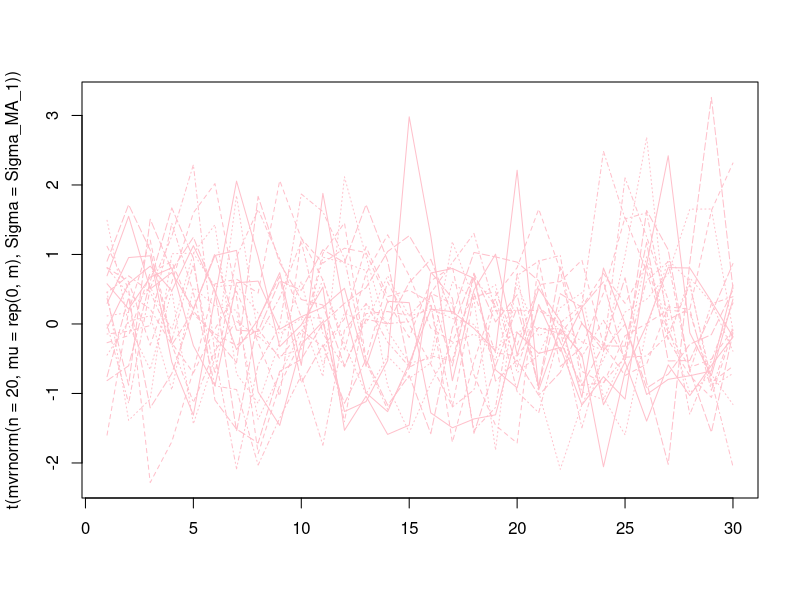

Reproduce this figure in R. (Note: this script raises an error after producing the figure.)



library(MASS)
library(magrittr)
library(rlist)
library(plyr)
library(dplyr)


M <- m <- 30
N <- 50
grid <- expand.grid(t=1:M,s=1:M) %>% subset(.,t>s) %>%
      transform(.,l=t-s,
                m=(t+s)/2)



list_Sigma <- list()
theta <- 2.5
sig2 <- 0.1

Sigma_MA_1 <- diag( rep( sig2*(1+theta^2), M ) )
for (i in 1:nrow(Sigma_MA_1)) {
      for (j in 1:ncol(Sigma_MA_1)) {
            if (abs(i-j)==1)
            Sigma_MA_1[i,j] <- sig2*theta
      }
}
list_Sigma[[3]] <- Sigma_MA_1
Omega <- solve(Sigma_MA_1)

C <- t(chol(Sigma_MA_1))
D <- diag(diag(C))
L <- C%*%solve(D)
T_mod <- solve(L)      

matplot(t(mvrnorm(n=20,mu=rep(0,m),Sigma=Sigma_MA_1)),col="pink",type="l")

bPars <- rbind(c(0,1,50,3,100,2),
               c(0,1,60,3,100,3))


y <- mvrnorm(n=N,mu=rep(0,m),Sigma=Sigma_MA_1)
y_vec <- as.vector(t(y[,-1]))
X <- matrix(data=0,nrow=N*(M-1),ncol=choose(M,2))
no.skip <- 0
for (t in 2:M){
      X[((0:(N-1))*(M-1)) + t-1,(no.skip+1):(no.skip+t-1)] <- y[,1:(t-1)]
      no.skip <- no.skip + t - 1
}





l. <- as.vector(outer(rep(1,length(unique(grid$m))),unique(grid$l)))
Bl <- bsplbase(l./max(grid$l), bPars[1,  ])$base
knots.l <- bsplbase(l./max(grid$l), bPars[1,  ])$knots
knots.l <- knots.l[1:(length(knots.l)-(bPars[1,4]+1))]


m. <- as.vector(outer(unique(grid$m),rep(1,length(unique(grid$l)))))
Bm <- bsplbase(m./max(grid$m), bPars[2,  ])$base
knots.m <- bsplbase(m./max(grid$m), bPars[2,  ])$knots
knots.m <- knots.m[1:(length(knots.m)-(bPars[2,4]+1))]

knot_grid <- expand.grid(m=knots.m,l=knots.l)[,2:1]
keep <- (knot_grid$m >= 0.5) & (knot_grid$m < max(knot_grid$l)-0.5*knot_grid$l) |
      (knot_grid$m < 0.5) & (knot_grid$m > min(knot_grid$l)+0.5*knot_grid$l)
knot_grid <- transform(knot_grid,keep=factor(keep))
knot_grid <- data.frame(knot_grid,
                        expand.grid(m_index=1:length(knots.m),
                                    l_index=(1:length(knots.l)))[,2:1])




n1 <- ncol(Bl)
n2 <- ncol(Bm)  # Compute tensor products

Bl. <- kronecker(Bl, t(rep(1, n2)))
Bm. <- kronecker(t(rep(1, n1)), Bm)


grid <- orderBy(~ l+m,grid)
discard_rows <- left_join(data.frame(l=l.,m=m.,frame="big"),
                          data.frame(grid[,c("l","m")],frame="little")
                          ,by=c("l","m"))$frame.y %>% is.na %>% which

B. <- Bl.*Bm.
basisKeepIndex <- knot_grid$keep[!duplicated(knot_grid[,c("l_index","m_index")])] %>% equals(TRUE) %>% which
B. <- B.[-discard_rows,basisKeepIndex]









knot_grid <- subset(knot_grid,keep==TRUE)
dl <- bPars[1, 6]
Pl <- matrix(data=0,nrow=sum(knot_grid$m==unique(knot_grid$m)[1])-dl,
             ncol=nrow(knot_grid))
Pl[,which(knot_grid$m==unique(knot_grid$m)[1])] <- diff(diag(sum(knot_grid$m==unique(knot_grid$m)[1])),
                                                        differences = dl)
for(i in 2:length(unique(knot_grid$m))){
      pl <- matrix(data=0,nrow=sum(knot_grid$m==unique(knot_grid$m)[i])-dl,
                   ncol=nrow(knot_grid))
      pl[,which(knot_grid$m==unique(knot_grid$m)[i])] <- diff(diag(sum(knot_grid$m==unique(knot_grid$m)[i])),
                                                              differences = dl)      
      Pl <- rbind(Pl,pl)
}
lambdal <- bPars[1, 5]









dm <- bPars[2, 6]
Pm <- matrix(data=0,nrow=sum(knot_grid$l==unique(knot_grid$l)[1])-dm,
             ncol=nrow(knot_grid))
Pm[,which(knot_grid$l==unique(knot_grid$l)[1])] <- diff(diag(sum(knot_grid$l==unique(knot_grid$l)[1])),
                                                        differences = dm)
for(i in 2:length(unique(knot_grid$l))){
      pm <- matrix(data=0,nrow=sum(knot_grid$l==unique(knot_grid$l)[i])-dm,
                   ncol=nrow(knot_grid))
      pm[,which(knot_grid$l==unique(knot_grid$l)[i])] <- diff(diag(sum(knot_grid$l==unique(knot_grid$l)[i])),
                                                              differences = dm)      
      Pm <- rbind(Pm,pm)
}
lambdam <- bPars[2, 5]


U. <- X%*%B.







knot_grid <- subset(knot_grid,keep==TRUE)
dl <- 2
if(dl>0){
      if(sum(knot_grid$m==unique(knot_grid$m)[1])>dl){
            Pl <- matrix(data=0,nrow=sum(knot_grid$m==unique(knot_grid$m)[1])-dl,
                         ncol=nrow(knot_grid))
            Pl[,which(knot_grid$m==unique(knot_grid$m)[1])] <- diff(diag(sum(knot_grid$m==unique(knot_grid$m)[1])),
                                                                    differences = dl)            
            for(i in 2:length(unique(knot_grid$m))){
                  pl <- matrix(data=0,nrow=sum(knot_grid$m==unique(knot_grid$m)[i])-dl,
                               ncol=nrow(knot_grid))
                  pl[,which(knot_grid$m==unique(knot_grid$m)[i])] <- diff(diag(sum(knot_grid$m==unique(knot_grid$m)[i])),
                                                                          differences = dl)      
                  Pl <- rbind(Pl,pl)
            }
      }
      
      if((sum(knot_grid$m==unique(knot_grid$m)[1])<=dl) &(sum(knot_grid$m==unique(knot_grid$m)[2])>dl)){
            Pl <- matrix(data=0,nrow=sum(knot_grid$m==unique(knot_grid$m)[2])-dl,
                         ncol=nrow(knot_grid))
            Pl[,which(knot_grid$m==unique(knot_grid$m)[2])] <- diff(diag(sum(knot_grid$m==unique(knot_grid$m)[2])),
                                                                    differences = dl)            
            for(i in 3:length(unique(knot_grid$m))){
                  if(sum(knot_grid$m==unique(knot_grid$m)[i])>dl){
                        pl <- matrix(data=0,nrow=sum(knot_grid$m==unique(knot_grid$m)[i])-dl,
                                     ncol=nrow(knot_grid))
                        pl[,which(knot_grid$m==unique(knot_grid$m)[i])] <- diff(diag(sum(knot_grid$m==unique(knot_grid$m)[i])),
                                                                                differences = dl)      
                        Pl <- rbind(Pl,pl)      
                  }
            }
      }
      
}
if(dl==0){
      Pl <- diag(nrow(knot_grid))
}
lambdal <- bPars[1, 5]









dm <- 2
if(dm>0){
      if((sum(knot_grid$m==unique(knot_grid$m)[1])>dl)){
            Pm <- matrix(data=0,nrow=sum(knot_grid$l==unique(knot_grid$l)[1])-dm,
                         ncol=nrow(knot_grid))
            Pm[,which(knot_grid$l==unique(knot_grid$l)[1])] <- diff(diag(sum(knot_grid$l==unique(knot_grid$l)[1])),
                                                                    differences = dm)
            for(i in 2:length(unique(knot_grid$l))){
                  if(sum(knot_grid$m==unique(knot_grid$m)[i])>dl){
                        pm <- matrix(data=0,nrow=sum(knot_grid$l==unique(knot_grid$l)[i])-dm,
                                     ncol=nrow(knot_grid))
                        pm[,which(knot_grid$l==unique(knot_grid$l)[i])] <- diff(diag(sum(knot_grid$l==unique(knot_grid$l)[i])),
                                                                                differences = dm)      
                        Pm <- rbind(Pm,pm)
                  }
            }  
      }
      
      if((sum(knot_grid$m==unique(knot_grid$m)[1])<=dl) &(sum(knot_grid$m==unique(knot_grid$m)[2])>dl)){
            Pm <- matrix(data=0,nrow=sum(knot_grid$l==unique(knot_grid$l)[2])-dm,
                         ncol=nrow(knot_grid))
            Pm[,which(knot_grid$l==unique(knot_grid$l)[2])] <- diff(diag(sum(knot_grid$l==unique(knot_grid$l)[2])),
                                                                    differences = dm)
            for(i in 3:length(unique(knot_grid$l))){
                  if(sum(knot_grid$m==unique(knot_grid$m)[i])>dl){
                        pm <- matrix(data=0,nrow=sum(knot_grid$l==unique(knot_grid$l)[i])-dm,
                                     ncol=nrow(knot_grid))
                        pm[,which(knot_grid$l==unique(knot_grid$l)[i])] <- diff(diag(sum(knot_grid$l==unique(knot_grid$l)[i])),
                                                                                differences = dm)      
                        Pm <- rbind(Pm,pm)
                  }
            }  
      }
}
if(dm==0){
      Pm <- diag(nrow(knot_grid))
}

lambdam <- bPars[2, 5]










lambdas <- expand.grid(lam_l=exp(seq(-2,7,length.out=15)),
                       lam_m=exp(seq(-2,7,length.out=15)))

ma_1_coef_list <- list.zip(lam_l=lambdas$lam_m,
                           lam_m=lambdas$lam_l) %>%
      lapply(.,function(l){
            try(            fit_cholesky_PS(y,U.,D=diag(diag(C)),
                                            Pl,l$lam_l,
                                            Pm,l$lam_m,
                                            0.12)    
            )
      })

setwd("/Users/taylerblake/Documents/Dissertation/code/simulations")
save(ma_1_coef_list,file="stationary_ar1_coef_list.Rdata")



data.frame(expand.grid(t=1:M,s=1:M),
           phi=as.vector(diag(rep(1,nrow(T_mod)))-T_mod)) %>%
      subset(.,t>s) %>%
      orderBy(~t+s,.) %>%
      wireframe(phi~t+s,
                data=.,
                screen=list(z=-10,x=-65),
                light.source = c(5,20,10),
                pretty=TRUE,
                scales = list(arrows = FALSE),
                drape=FALSE,
                cex=0.15,
                col="grey",
                par.settings = list(axis.line = list(col = "transparent")))




gg <- expand.grid(s=(1:m),t=(1:m)) %>% subset(.,t>s)
gg <- transform(gg,l=t-s,m=s+t)

l. <- gg$l
Bl <- bsplbase(l./max(gg$l), bPars[1,  ])$base
knots.l <- bsplbase(l./max(gg$l), bPars[1,  ])$knots
knots.l <- knots.l[1:(length(knots.l)-(bPars[1,4]+1))]

m. <- gg$m
#m. <- as.vector(outer(unique(grid$m),rep(1,length(unique(grid$l)))))
Bm <- bsplbase(m./max(gg$m), bPars[2,  ])$base
knots.m <- bsplbase(m./max(gg$m), bPars[2,  ])$knots
knots.m <- knots.m[1:(length(knots.m)-(bPars[2,4]+1))]

knot_grid <- expand.grid(m=knots.m,l=knots.l)[,2:1]
keep <- (knot_grid$m >= 0.5) & (knot_grid$m < max(knot_grid$l)-0.5*knot_grid$l) |
      (knot_grid$m < 0.5) & (knot_grid$m > min(knot_grid$l)+0.5*knot_grid$l)
knot_grid <- transform(knot_grid,keep=factor(keep))
knot_grid <- data.frame(knot_grid,
                        expand.grid(m_index=1:length(knots.m),
                                    l_index=(1:length(knots.l)))[,2:1])

B_lm <- t(sapply(1:nrow(Bl),function(i){as.vector(outer(Bm[i,],Bl[i,]))}))
basisKeepIndex <- knot_grid$keep[!duplicated(knot_grid[,c("l_index","m_index")])] %>% equals(TRUE) %>% which
knot_grid <- subset(knot_grid,keep==TRUE)
B_lm <- B_lm[,basisKeepIndex]






ma1_phi_list <- lapply(ma_1_coef_list,function(beta){
      B_lm%*%beta
})
i <- 1


#Phi_hat <- B_lm %*% f$coefficients
# par(ask=TRUE)
#for (i in 76:nrow(lambdas)){
laml <- round(lambdas$lam_l[i],3)
lamm <- round(lambdas$lam_m[i],3)
my_title <- c(as.expression(bquote(lambda[l] == .(laml))), as.expression(bquote(lambda[m] == .(lamm))))
Phi_hat <- ma1_phi_list[[i]]
data.frame(phi=Phi_hat,gg) %>%
      subset(.,l<(max(gg$l)-2)) %>%
      wireframe(phi~s*t,
                data=.,
                screen=list(z=55,x=-85,y=10),
                light.source = c(5,20,10),
                pretty=TRUE,
                scales = list(arrows = FALSE),
                drape=FALSE,
                cex=0.15,
                col="grey",
                par.settings = list(axis.line = list(col = "transparent")),
                main=my_title
      )            
# }
i <- i+1




l. <- as.vector(outer(rep(1,length(unique(grid$m))),unique(grid$l)))
Bl <- bsplbase(l./max(grid$l), bPars[1,  ])$base
knots.l <- bsplbase(l./max(grid$l), bPars[1,  ])$knots
knots.l <- knots.l[1:(length(knots.l)-(bPars[1,4]+1))]


m. <- as.vector(outer(unique(grid$m),rep(1,length(unique(grid$l)))))
Bm <- bsplbase(m./max(grid$m), bPars[2,  ])$base
knots.m <- bsplbase(m./max(grid$m), bPars[2,  ])$knots
knots.m <- knots.m[1:(length(knots.m)-(bPars[2,4]+1))]

knot_grid <- expand.grid(m=knots.m,l=knots.l)[,2:1]
keep <- (knot_grid$m >= 0.5) & (knot_grid$m < max(knot_grid$l)-0.5*knot_grid$l) |
      (knot_grid$m < 0.5) & (knot_grid$m > min(knot_grid$l)+0.5*knot_grid$l)
knot_grid <- transform(knot_grid,keep=factor(keep))
knot_grid <- data.frame(knot_grid,
                        expand.grid(m_index=1:length(knots.m),
                                    l_index=(1:length(knots.l)))[,2:1])




n1 <- ncol(Bl)
n2 <- ncol(Bm)  # Compute tensor products

Bl. <- kronecker(Bl, t(rep(1, n2)))
Bm. <- kronecker(t(rep(1, n1)), Bm)


grid <- orderBy(~ l+m,grid)
discard_rows <- left_join(data.frame(l=l.,m=m.,frame="big"),
                          data.frame(grid[,c("l","m")],frame="little")
                          ,by=c("l","m"))$frame.y %>% is.na %>% which

B. <- Bl.*Bm.
basisKeepIndex <- knot_grid$keep[!duplicated(knot_grid[,c("l_index","m_index")])] %>% equals(TRUE) %>% which
B. <- B.[-discard_rows,basisKeepIndex]









knot_grid <- subset(knot_grid,keep==TRUE)
dl <- 3
Pl <- matrix(data=0,nrow=sum(knot_grid$m==unique(knot_grid$m)[1])-dl,
             ncol=nrow(knot_grid))
Pl[,which(knot_grid$m==unique(knot_grid$m)[1])] <- diff(diag(sum(knot_grid$m==unique(knot_grid$m)[1])),
                                                        differences = dl)
for(i in 2:length(unique(knot_grid$m))){
      pl <- matrix(data=0,nrow=sum(knot_grid$m==unique(knot_grid$m)[i])-dl,
                   ncol=nrow(knot_grid))
      pl[,which(knot_grid$m==unique(knot_grid$m)[i])] <- diff(diag(sum(knot_grid$m==unique(knot_grid$m)[i])),
                                                              differences = dl)      
      Pl <- rbind(Pl,pl)
}
lambdal <- bPars[1, 5]









dm <- 1
Pm <- matrix(data=0,nrow=sum(knot_grid$l==unique(knot_grid$l)[1])-dm,
             ncol=nrow(knot_grid))
Pm[,which(knot_grid$l==unique(knot_grid$l)[1])] <- diff(diag(sum(knot_grid$l==unique(knot_grid$l)[1])),
                                                        differences = dm)
for(i in 2:length(unique(knot_grid$l))){
      pm <- matrix(data=0,nrow=sum(knot_grid$l==unique(knot_grid$l)[i])-dm,
                   ncol=nrow(knot_grid))
      pm[,which(knot_grid$l==unique(knot_grid$l)[i])] <- diff(diag(sum(knot_grid$l==unique(knot_grid$l)[i])),
                                                              differences = dm)      
      Pm <- rbind(Pm,pm)
}
lambdam <- bPars[2, 5]
U. <- X%*%B.

lambdas <- expand.grid(lam_l=exp(seq(-2,7,length.out=15)),
                       lam_m=exp(seq(-2,7,length.out=15)))

ma_1_coef_list_2 <- list.zip(lam_l=lambdas$lam_m,
                           lam_m=lambdas$lam_l) %>%
      lapply(.,function(l){
            try(            fit_cholesky_PS(y_vec,U.,Pl,l$lam_l,
                                            Pm,l$lam_m,
                                            0.00001)    
            )
      })
setwd("/Users/taylerblake/Documents/Dissertation/code/simulations")
save(ma_1_coef_list,file="stationary_ma1_coef_list_dm_1_dl_3.Rdata")
knot_grid <- subset(knot_grid,keep==TRUE)




data.frame(expand.grid(s=1:M,t=1:M),
           phi=as.vector(diag(rep(1,nrow(T_mod)))-T_mod)) %>%
      subset(.,t<s) %>%
      orderBy(~t+s,.) %>%
      wireframe(phi~t+s,
                data=.,
                screen=list(z=55,x=-85,y=10),
                light.source = c(5,20,10),
                pretty=TRUE,
                scales = list(arrows = FALSE),
                drape=FALSE,
                cex=0.15,
                col="grey",
                par.settings = list(axis.line = list(col = "transparent")))






ma1_phi_list <- lapply(ma_1_coef_list,function(beta){
      B_lm%*%beta
})
i <- 1


#Phi_hat <- B_lm %*% f$coefficients
# par(ask=TRUE)
#for (i in 76:nrow(lambdas)){
laml <- round(lambdas$lam_l[i],3)
lamm <- round(lambdas$lam_m[i],3)
my_title <- c(as.expression(bquote(lambda[l] == .(laml))), as.expression(bquote(lambda[m] == .(lamm))))
Phi_hat <- ma1_phi_list[[i]]
data.frame(phi=Phi_hat,gg) %>%
      subset(.,l<(max(gg$l)-2)) %>%
      wireframe(phi~s*t,
                data=.,
                screen=list(z=55,x=-85,y=10),
                light.source = c(5,20,10),
                pretty=TRUE,
                scales = list(arrows = FALSE),
                drape=FALSE,
                cex=0.15,
                col="grey",
                par.settings = list(axis.line = list(col = "transparent")),
                main=my_title
      )            
# }
i <- i+1
